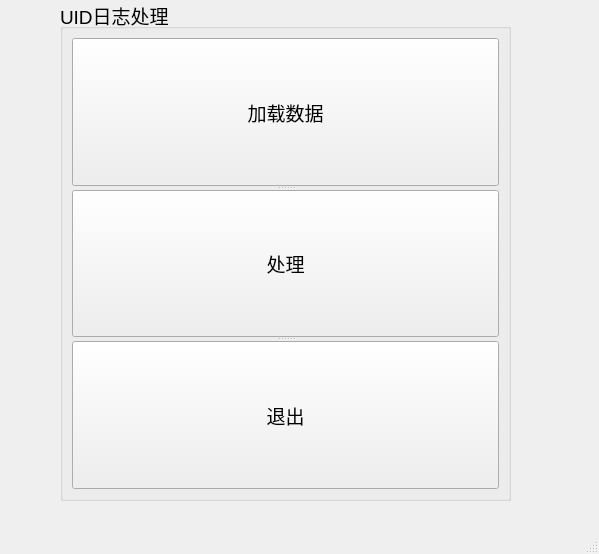
<?xml version="1.0" encoding="UTF-8"?>
<ui version="4.0">
 <class>MainWindow</class>
 <widget class="QMainWindow" name="MainWindow">
  <property name="geometry">
   <rect>
    <x>0</x>
    <y>0</y>
    <width>599</width>
    <height>554</height>
   </rect>
  </property>
  <property name="windowTitle">
   <string>MainWindow</string>
  </property>
  <widget class="QWidget" name="centralwidget">
   <widget class="QGroupBox" name="groupBox">
    <property name="geometry">
     <rect>
      <x>60</x>
      <y>0</y>
      <width>451</width>
      <height>501</height>
     </rect>
    </property>
    <property name="font">
     <font>
      <family>Arial</family>
      <pointsize>14</pointsize>
     </font>
    </property>
    <property name="title">
     <string>UID日志处理</string>
    </property>
    <layout class="QGridLayout" name="gridLayout">
     <item row="0" column="0">
      <widget class="QSplitter" name="splitter">
       <property name="orientation">
        <enum>Qt::Vertical</enum>
       </property>
       <widget class="QPushButton" name="btnData">
        <property name="font">
         <font>
          <family>Arial</family>
          <pointsize>14</pointsize>
         </font>
        </property>
        <property name="text">
         <string>加载数据</string>
        </property>
       </widget>
       <widget class="QPushButton" name="btnHandle">
        <property name="font">
         <font>
          <family>Arial</family>
          <pointsize>14</pointsize>
         </font>
        </property>
        <property name="text">
         <string>处理</string>
        </property>
       </widget>
       <widget class="QPushButton" name="btnExit">
        <property name="font">
         <font>
          <family>Arial</family>
          <pointsize>14</pointsize>
         </font>
        </property>
        <property name="text">
         <string>退出</string>
        </property>
       </widget>
      </widget>
     </item>
    </layout>
   </widget>
  </widget>
  <widget class="QMenuBar" name="menubar">
   <property name="geometry">
    <rect>
     <x>0</x>
     <y>0</y>
     <width>599</width>
     <height>23</height>
    </rect>
   </property>
  </widget>
  <widget class="QStatusBar" name="statusbar"/>
 </widget>
 <resources/>
 <connections>
  <connection>
   <sender>btnExit</sender>
   <signal>clicked()</signal>
   <receiver>MainWindow</receiver>
   <slot>close()</slot>
   <hints>
    <hint type="sourcelabel">
     <x>608</x>
     <y>521</y>
    </hint>
    <hint type="destinationlabel">
     <x>604</x>
     <y>564</y>
    </hint>
   </hints>
  </connection>
 </connections>
</ui>
